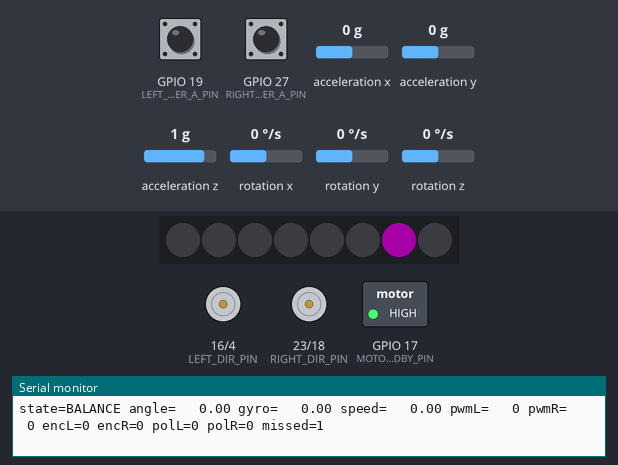
Bench run of a program on a simulated ESP32. Shown: 8 RGB LEDs in strip order, left to right, direction and speed pins drawn as motors (green arrow = direction pin HIGH = forward, orange = LOW = backward, longer = more drive, stopped while the standby pin is LOW), switched loads named in the program (green lamp = pin HIGH), the last lines printed to the serial monitor. Wiring (inferred from the names in the program): MPU-6050 motion sensor at I2C address 0x68. Inputs (shaded band) come from the test bench; at power-on: acceleration y 0 g, rotation x 0 °/s, rotation z 0 °/s, GPIO 19 (LEFT_ENCODER_A_PIN) HIGH, GPIO 27 (RIGHT_ENCODER_A_PIN) HIGH, acceleration x 0 g, acceleration z 1 g, rotation y 0 °/s. Dim RGB values are drawn brighter than linear.

Above: at 4.3 s.
4.4 s: acceleration y set to -0.8 g
At 5.1 s:
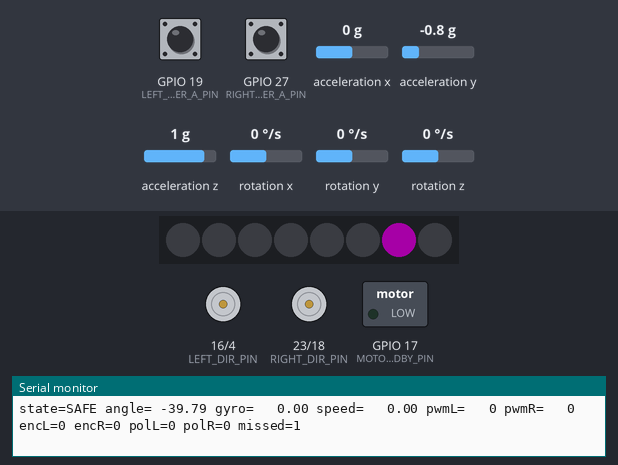
6.1 s: acceleration y set to 0 g
At 8.4 s:
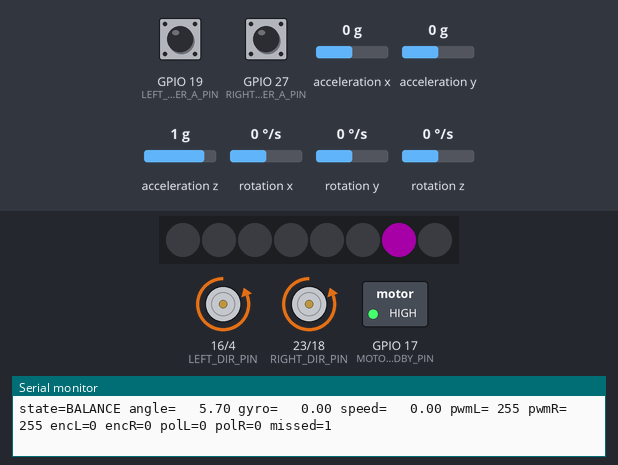
9.1 s: rotation x set to -100 °/s
At 9.7 s:
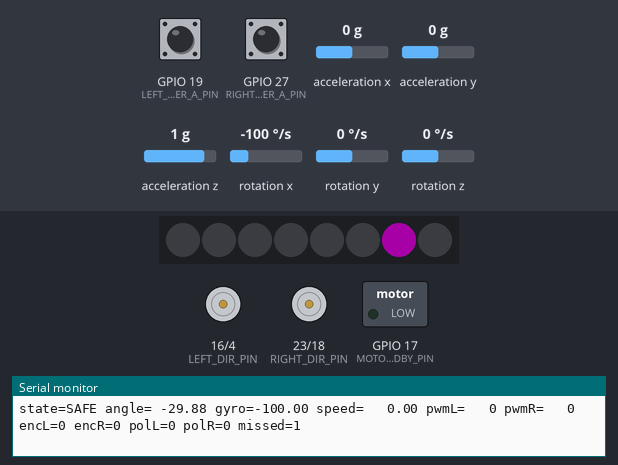
10.6 s: rotation z set to -192 °/s
13.6 s: rotation x set to 0 °/s
At 14.4 s:
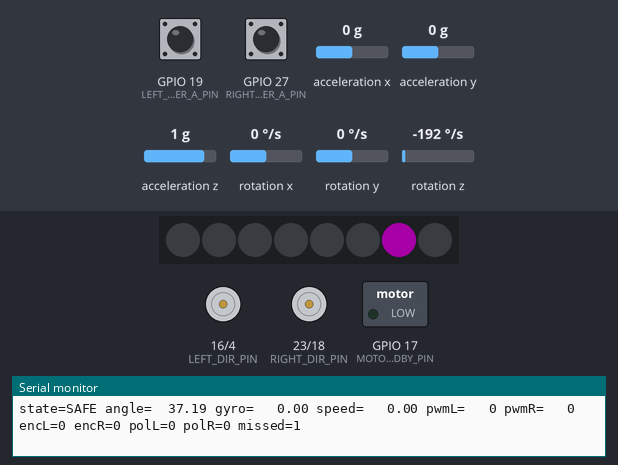
15.1 s: rotation z set to -100 °/s
Timing chart, 0 to 21.8 s (numbered marks = the images above; inputs shaded):
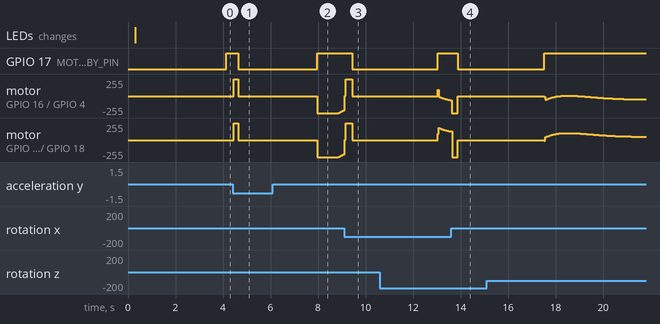

The program:

main.cpp
```cpp
#include <Arduino.h>
#include <Adafruit_NeoPixel.h>
#include <Wire.h>
#include <driver/gpio.h>

#include "balance_config.h"
#include "hardware_config.h"

namespace {

constexpr uint8_t MPU_REG_SMPLRT_DIV = 0x19;
constexpr uint8_t MPU_REG_CONFIG = 0x1A;
constexpr uint8_t MPU_REG_GYRO_CONFIG = 0x1B;
constexpr uint8_t MPU_REG_ACCEL_CONFIG = 0x1C;
constexpr uint8_t MPU_REG_ACCEL_XOUT_H = 0x3B;
constexpr uint8_t MPU_REG_PWR_MGMT_1 = 0x6B;
constexpr uint8_t MPU_REG_WHO_AM_I = 0x75;

constexpr float GYRO_SCALE_LSB_PER_DPS = 131.0F;
constexpr float RAD_TO_DEG_F = 57.2957795F;

Adafruit_NeoPixel rgbLeds(
    HardwareConfig::RGB_LED_COUNT,
    HardwareConfig::RGB_PIN,
    NEO_GRB + NEO_KHZ800);

TaskHandle_t controlTaskHandle = nullptr;
hw_timer_t* controlTimer = nullptr;
volatile int32_t leftEncoderTicks = 0;
volatile int32_t rightEncoderTicks = 0;

struct ImuSample {
    float accelerometerAngleDeg;
    float gyroXDegPerSecond;
    float gyroZDegPerSecond;
};

struct Telemetry {
    float angleDeg;
    float gyroXDegPerSecond;
    float speedFiltered;
    int16_t leftPwm;
    int16_t rightPwm;
    int32_t leftTicks;
    int32_t rightTicks;
    int8_t leftEncoderPolarity;
    int8_t rightEncoderPolarity;
    bool armed;
    bool imuOk;
    uint32_t missedPeriods;
};

Telemetry telemetry = {};
portMUX_TYPE telemetryMux = portMUX_INITIALIZER_UNLOCKED;

float gyroXOffsetDegPerSecond = 0.0F;
bool mpuReady = false;
int8_t leftMotorDirection = 0;
int8_t rightMotorDirection = 0;

class AngleKalmanFilter {
  public:
    void reset(float initialAngleDeg) {
        angleDeg_ = initialAngleDeg;
        bias_ = 0.0F;
        p00_ = 1.0F;
        p01_ = 0.0F;
        p10_ = 0.0F;
        p11_ = 1.0F;
    }

    float update(float measuredAngleDeg, float gyroRateDegPerSecond, float dtSeconds) {
        constexpr float qAngle = 0.001F;
        constexpr float qBias = 0.005F;
        constexpr float rMeasure = 0.5F;

        const float unbiasedRate = gyroRateDegPerSecond - bias_;
        angleDeg_ += dtSeconds * unbiasedRate;

        p00_ += dtSeconds * (dtSeconds * p11_ - p01_ - p10_ + qAngle);
        p01_ -= dtSeconds * p11_;
        p10_ -= dtSeconds * p11_;
        p11_ += qBias * dtSeconds;

        const float innovationCovariance = p00_ + rMeasure;
        const float gain0 = p00_ / innovationCovariance;
        const float gain1 = p10_ / innovationCovariance;
        const float innovation = measuredAngleDeg - angleDeg_;

        angleDeg_ += gain0 * innovation;
        bias_ += gain1 * innovation;

        const float p00Previous = p00_;
        const float p01Previous = p01_;
        p00_ -= gain0 * p00Previous;
        p01_ -= gain0 * p01Previous;
        p10_ -= gain1 * p00Previous;
        p11_ -= gain1 * p01Previous;

        return angleDeg_;
    }

  private:
    float angleDeg_ = 0.0F;
    float bias_ = 0.0F;
    float p00_ = 1.0F;
    float p01_ = 0.0F;
    float p10_ = 0.0F;
    float p11_ = 1.0F;
};

class EncoderPolarityEstimator {
  public:
    int32_t normalize(int32_t rawDelta, int16_t motorCommand) {
        const int8_t commandSign = signOf(motorCommand);
        if (commandSign == previousCommandSign_ && commandSign != 0) {
            if (stablePeriods_ < 255) {
                ++stablePeriods_;
            }
        } else {
            previousCommandSign_ = commandSign;
            stablePeriods_ = 0;
            evidence_ = 0;
            candidatePolarity_ = 0;
        }

        const int32_t magnitude = rawDelta < 0 ? -rawDelta : rawDelta;
        const int16_t commandMagnitude = motorCommand < 0 ? -motorCommand : motorCommand;

        if (polarity_ == 0 &&
            stablePeriods_ >= BalanceConfig::ENCODER_LEARN_STABLE_PERIODS &&
            commandMagnitude >= BalanceConfig::ENCODER_LEARN_MIN_PWM &&
            magnitude >= BalanceConfig::ENCODER_LEARN_MIN_TICKS) {
            const int8_t observedPolarity = signOf(rawDelta) * commandSign;
            if (observedPolarity == candidatePolarity_) {
                if (evidence_ < 255) {
                    ++evidence_;
                }
            } else {
                candidatePolarity_ = observedPolarity;
                evidence_ = 1;
            }

            if (evidence_ >= BalanceConfig::ENCODER_LEARN_EVIDENCE) {
                polarity_ = candidatePolarity_;
            }
        }

        if (polarity_ != 0) {
            return rawDelta * polarity_;
        }

        // Proven AVR fallback: infer direction from the command until polarity is learned.
        return magnitude * commandSign;
    }

    int8_t polarity() const {
        return polarity_;
    }

  private:
    static int8_t signOf(int32_t value) {
        return value > 0 ? 1 : (value < 0 ? -1 : 0);
    }

    int8_t polarity_ = 0;
    int8_t candidatePolarity_ = 0;
    int8_t previousCommandSign_ = 0;
    uint8_t stablePeriods_ = 0;
    uint8_t evidence_ = 0;
};

int16_t clampMotorPwm(float value) {
    if (value > BalanceConfig::MAX_MOTOR_PWM) {
        return BalanceConfig::MAX_MOTOR_PWM;
    }
    if (value < -BalanceConfig::MAX_MOTOR_PWM) {
        return -BalanceConfig::MAX_MOTOR_PWM;
    }
    return static_cast<int16_t>(lroundf(value));
}

float clampFloat(float value, float minimum, float maximum) {
    if (value < minimum) {
        return minimum;
    }
    if (value > maximum) {
        return maximum;
    }
    return value;
}

bool writeMpuRegister(uint8_t reg, uint8_t value) {
    Wire.beginTransmission(HardwareConfig::MPU6050_ADDRESS);
    Wire.write(reg);
    Wire.write(value);
    return Wire.endTransmission(true) == 0;
}

bool readMpuRegisters(uint8_t firstRegister, uint8_t* destination, size_t length) {
    Wire.beginTransmission(HardwareConfig::MPU6050_ADDRESS);
    Wire.write(firstRegister);
    if (Wire.endTransmission(false) != 0) {
        return false;
    }

    const size_t received = Wire.requestFrom(
        static_cast<int>(HardwareConfig::MPU6050_ADDRESS),
        static_cast<int>(length),
        static_cast<int>(true));
    if (received != length) {
        return false;
    }

    for (size_t index = 0; index < length; ++index) {
        destination[index] = Wire.read();
    }
    return true;
}

bool initializeMpu() {
    Wire.begin(HardwareConfig::I2C_SDA_PIN, HardwareConfig::I2C_SCL_PIN);
    Wire.setClock(400000);
    Wire.setTimeOut(5);
    delay(100);

    uint8_t identity = 0;
    if (!readMpuRegisters(MPU_REG_WHO_AM_I, &identity, 1) ||
        (identity != 0x68 && identity != 0x69)) {
        return false;
    }

    if (!writeMpuRegister(MPU_REG_PWR_MGMT_1, 0x80)) {
        return false;
    }
    delay(100);

    return writeMpuRegister(MPU_REG_PWR_MGMT_1, 0x01) &&
           writeMpuRegister(MPU_REG_CONFIG, 0x03) &&
           writeMpuRegister(MPU_REG_SMPLRT_DIV, 0x04) &&
           writeMpuRegister(MPU_REG_GYRO_CONFIG, 0x00) &&
           writeMpuRegister(MPU_REG_ACCEL_CONFIG, 0x00);
}

bool readImu(ImuSample& sample) {
    uint8_t data[14] = {};
    if (!readMpuRegisters(MPU_REG_ACCEL_XOUT_H, data, sizeof(data))) {
        return false;
    }

    const int16_t accelerationY = static_cast<int16_t>((data[2] << 8) | data[3]);
    const int16_t accelerationZ = static_cast<int16_t>((data[4] << 8) | data[5]);
    const int16_t gyroX = static_cast<int16_t>((data[8] << 8) | data[9]);
    const int16_t gyroZ = static_cast<int16_t>((data[12] << 8) | data[13]);

    sample.accelerometerAngleDeg =
        atan2f(static_cast<float>(accelerationY), static_cast<float>(accelerationZ)) *
        RAD_TO_DEG_F;
    sample.gyroXDegPerSecond =
        static_cast<float>(gyroX) / GYRO_SCALE_LSB_PER_DPS - gyroXOffsetDegPerSecond;
    sample.gyroZDegPerSecond = static_cast<float>(gyroZ) / GYRO_SCALE_LSB_PER_DPS;
    return true;
}

bool calibrateGyroscope() {
    float gyroSum = 0.0F;
    uint16_t validSamples = 0;

    for (uint16_t index = 0; index < BalanceConfig::GYRO_CALIBRATION_SAMPLES; ++index) {
        uint8_t data[14] = {};
        if (readMpuRegisters(MPU_REG_ACCEL_XOUT_H, data, sizeof(data))) {
            const int16_t gyroX = static_cast<int16_t>((data[8] << 8) | data[9]);
            gyroSum += static_cast<float>(gyroX) / GYRO_SCALE_LSB_PER_DPS;
            ++validSamples;
        }
        delay(5);
    }

    if (validSamples < BalanceConfig::GYRO_CALIBRATION_SAMPLES * 9U / 10U) {
        return false;
    }

    gyroXOffsetDegPerSecond = gyroSum / validSamples;
    return true;
}

void showIdentificationLed() {
    rgbLeds.begin();
    rgbLeds.setBrightness(HardwareConfig::IDENTIFICATION_LED_BRIGHTNESS);
    rgbLeds.clear();
    rgbLeds.setPixelColor(
        HardwareConfig::IDENTIFICATION_LED_INDEX,
        rgbLeds.Color(255, 0, 255));
    rgbLeds.show();
}

void initializeMotorDriver() {
    pinMode(HardwareConfig::LEFT_DIR_PIN, OUTPUT);
    pinMode(HardwareConfig::RIGHT_DIR_PIN, OUTPUT);
    pinMode(HardwareConfig::MOTOR_STANDBY_PIN, OUTPUT);

    digitalWrite(HardwareConfig::LEFT_DIR_PIN, LOW);
    digitalWrite(HardwareConfig::RIGHT_DIR_PIN, LOW);
    digitalWrite(HardwareConfig::MOTOR_STANDBY_PIN, LOW);

    ledcSetup(
        HardwareConfig::LEFT_PWM_CHANNEL,
        HardwareConfig::MOTOR_PWM_FREQUENCY_HZ,
        HardwareConfig::MOTOR_PWM_RESOLUTION_BITS);
    ledcSetup(
        HardwareConfig::RIGHT_PWM_CHANNEL,
        HardwareConfig::MOTOR_PWM_FREQUENCY_HZ,
        HardwareConfig::MOTOR_PWM_RESOLUTION_BITS);
    ledcAttachPin(HardwareConfig::LEFT_PWM_PIN, HardwareConfig::LEFT_PWM_CHANNEL);
    ledcAttachPin(HardwareConfig::RIGHT_PWM_PIN, HardwareConfig::RIGHT_PWM_CHANNEL);
    ledcWrite(HardwareConfig::LEFT_PWM_CHANNEL, 0);
    ledcWrite(HardwareConfig::RIGHT_PWM_CHANNEL, 0);
}

void disableMotors() {
    ledcWrite(HardwareConfig::LEFT_PWM_CHANNEL, 0);
    ledcWrite(HardwareConfig::RIGHT_PWM_CHANNEL, 0);
    digitalWrite(HardwareConfig::MOTOR_STANDBY_PIN, LOW);
    digitalWrite(HardwareConfig::LEFT_DIR_PIN, LOW);
    digitalWrite(HardwareConfig::RIGHT_DIR_PIN, LOW);
    leftMotorDirection = 0;
    rightMotorDirection = 0;
}

void enableMotors() {
    ledcWrite(HardwareConfig::LEFT_PWM_CHANNEL, 0);
    ledcWrite(HardwareConfig::RIGHT_PWM_CHANNEL, 0);
    digitalWrite(HardwareConfig::MOTOR_STANDBY_PIN, HIGH);
}

void writeMotor(
    uint8_t directionPin,
    uint8_t pwmChannel,
    int16_t command,
    int8_t& previousDirection) {
    const int8_t newDirection = command > 0 ? 1 : (command < 0 ? -1 : 0);
    if (newDirection == 0) {
        ledcWrite(pwmChannel, 0);
        return;
    }

    if (newDirection != previousDirection) {
        ledcWrite(pwmChannel, 0);
        digitalWrite(directionPin, newDirection < 0 ? HIGH : LOW);
        previousDirection = newDirection;
    }
    ledcWrite(pwmChannel, static_cast<uint8_t>(command < 0 ? -command : command));
}

void writeMotors(int16_t leftCommand, int16_t rightCommand) {
    writeMotor(
        HardwareConfig::LEFT_DIR_PIN,
        HardwareConfig::LEFT_PWM_CHANNEL,
        leftCommand,
        leftMotorDirection);
    writeMotor(
        HardwareConfig::RIGHT_DIR_PIN,
        HardwareConfig::RIGHT_PWM_CHANNEL,
        rightCommand,
        rightMotorDirection);
}

void IRAM_ATTR onLeftEncoderA() {
    const int levelA = gpio_get_level(
        static_cast<gpio_num_t>(HardwareConfig::LEFT_ENCODER_A_PIN));
    const int levelB = gpio_get_level(
        static_cast<gpio_num_t>(HardwareConfig::LEFT_ENCODER_B_PIN));
    leftEncoderTicks += levelA == levelB ? 1 : -1;
}

void IRAM_ATTR onRightEncoderA() {
    const int levelA = gpio_get_level(
        static_cast<gpio_num_t>(HardwareConfig::RIGHT_ENCODER_A_PIN));
    const int levelB = gpio_get_level(
        static_cast<gpio_num_t>(HardwareConfig::RIGHT_ENCODER_B_PIN));
    rightEncoderTicks += levelA == levelB ? 1 : -1;
}

void initializeEncoders() {
    pinMode(HardwareConfig::LEFT_ENCODER_A_PIN, INPUT);
    pinMode(HardwareConfig::LEFT_ENCODER_B_PIN, INPUT);
    pinMode(HardwareConfig::RIGHT_ENCODER_A_PIN, INPUT);
    pinMode(HardwareConfig::RIGHT_ENCODER_B_PIN, INPUT);
    attachInterrupt(
        digitalPinToInterrupt(HardwareConfig::LEFT_ENCODER_A_PIN),
        onLeftEncoderA,
        CHANGE);
    attachInterrupt(
        digitalPinToInterrupt(HardwareConfig::RIGHT_ENCODER_A_PIN),
        onRightEncoderA,
        CHANGE);
}

void publishTelemetry(const Telemetry& newTelemetry) {
    portENTER_CRITICAL(&telemetryMux);
    telemetry = newTelemetry;
    portEXIT_CRITICAL(&telemetryMux);
}

void IRAM_ATTR onControlTimer() {
    BaseType_t higherPriorityTaskWoken = pdFALSE;
    if (controlTaskHandle != nullptr) {
        vTaskNotifyGiveFromISR(controlTaskHandle, &higherPriorityTaskWoken);
    }
    if (higherPriorityTaskWoken == pdTRUE) {
        portYIELD_FROM_ISR();
    }
}

void controlTask(void*) {
    AngleKalmanFilter angleFilter;
    EncoderPolarityEstimator leftPolarity;
    EncoderPolarityEstimator rightPolarity;

    ImuSample sample = {};
    if (!readImu(sample)) {
        disableMotors();
        mpuReady = false;
        controlTaskHandle = nullptr;
        vTaskDelete(nullptr);
        return;
    }
    angleFilter.reset(sample.accelerometerAngleDeg);

    uint32_t previousMicros = micros();
    uint32_t missedPeriods = 0;
    uint8_t imuErrors = 0;
    uint8_t speedPeriodCounter = 0;
    uint16_t stableArmCycles = 0;
    int32_t previousLeftTicks = leftEncoderTicks;
    int32_t previousRightTicks = rightEncoderTicks;
    int16_t leftPwm = 0;
    int16_t rightPwm = 0;
    float speedFiltered = 0.0F;
    float speedIntegral = 0.0F;
    float speedControlOutput = 0.0F;
    float yawControlOutput = 0.0F;
    bool armed = false;

    for (;;) {
        const uint32_t timerNotifications = ulTaskNotifyTake(pdTRUE, portMAX_DELAY);
        const uint32_t nowMicros = micros();
        float dtSeconds = static_cast<float>(nowMicros - previousMicros) / 1000000.0F;
        previousMicros = nowMicros;
        dtSeconds = clampFloat(dtSeconds, 0.003F, 0.015F);

        if (timerNotifications > 1) {
            missedPeriods += timerNotifications - 1;
        }
        if (timerNotifications > BalanceConfig::MAX_TIMER_NOTIFICATIONS) {
            armed = false;
            stableArmCycles = 0;
            disableMotors();
        }

        if (!readImu(sample)) {
            if (imuErrors < 255) {
                ++imuErrors;
            }
            if (imuErrors >= BalanceConfig::MAX_CONSECUTIVE_IMU_ERRORS) {
                armed = false;
                stableArmCycles = 0;
                disableMotors();
            }
            continue;
        }
        imuErrors = 0;

        const float angleDeg = angleFilter.update(
            sample.accelerometerAngleDeg,
            sample.gyroXDegPerSecond,
            dtSeconds);

        if (!armed) {
            leftPwm = 0;
            rightPwm = 0;
            speedFiltered = 0.0F;
            speedIntegral = 0.0F;
            speedControlOutput = 0.0F;
            yawControlOutput = 0.0F;

            if (fabsf(angleDeg - BalanceConfig::ANGLE_ZERO_DEG) <=
                BalanceConfig::ARM_ANGLE_DEG) {
                if (stableArmCycles < BalanceConfig::ARM_STABLE_CYCLES) {
                    ++stableArmCycles;
                }
            } else {
                stableArmCycles = 0;
            }

            if (stableArmCycles >= BalanceConfig::ARM_STABLE_CYCLES) {
                previousLeftTicks = leftEncoderTicks;
                previousRightTicks = rightEncoderTicks;
                speedPeriodCounter = 0;
                enableMotors();
                armed = true;
            }
        } else if (fabsf(angleDeg - BalanceConfig::ANGLE_ZERO_DEG) >
                   BalanceConfig::FALL_ANGLE_DEG) {
            armed = false;
            stableArmCycles = 0;
            leftPwm = 0;
            rightPwm = 0;
            disableMotors();
        } else {
            ++speedPeriodCounter;
            if (speedPeriodCounter >= BalanceConfig::SPEED_CONTROL_DIVIDER) {
                speedPeriodCounter = 0;

                const int32_t currentLeftTicks = leftEncoderTicks;
                const int32_t currentRightTicks = rightEncoderTicks;
                const int32_t rawLeftDelta = currentLeftTicks - previousLeftTicks;
                const int32_t rawRightDelta = currentRightTicks - previousRightTicks;
                previousLeftTicks = currentLeftTicks;
                previousRightTicks = currentRightTicks;

                const int32_t leftDelta = leftPolarity.normalize(rawLeftDelta, leftPwm);
                const int32_t rightDelta = rightPolarity.normalize(rawRightDelta, rightPwm);
                const float carSpeed = 0.5F * static_cast<float>(leftDelta + rightDelta);

                speedFiltered = speedFiltered * 0.7F + carSpeed * 0.3F;
                speedIntegral += speedFiltered;
                speedIntegral = clampFloat(
                    speedIntegral,
                    -BalanceConfig::MAX_SPEED_INTEGRAL,
                    BalanceConfig::MAX_SPEED_INTEGRAL);
                speedControlOutput =
                    -BalanceConfig::KP_SPEED * speedFiltered -
                    BalanceConfig::KI_SPEED * speedIntegral;
                yawControlOutput = BalanceConfig::KD_YAW * sample.gyroZDegPerSecond;
            }

            const float balanceControlOutput =
                BalanceConfig::KP_BALANCE *
                    (angleDeg - BalanceConfig::ANGLE_ZERO_DEG) +
                BalanceConfig::KD_BALANCE * sample.gyroXDegPerSecond;

            leftPwm = clampMotorPwm(
                balanceControlOutput - speedControlOutput - yawControlOutput);
            rightPwm = clampMotorPwm(
                balanceControlOutput - speedControlOutput + yawControlOutput);
            writeMotors(leftPwm, rightPwm);
        }

        Telemetry currentTelemetry = {};
        currentTelemetry.angleDeg = angleDeg;
        currentTelemetry.gyroXDegPerSecond = sample.gyroXDegPerSecond;
        currentTelemetry.speedFiltered = speedFiltered;
        currentTelemetry.leftPwm = leftPwm;
        currentTelemetry.rightPwm = rightPwm;
        currentTelemetry.leftTicks = leftEncoderTicks;
        currentTelemetry.rightTicks = rightEncoderTicks;
        currentTelemetry.leftEncoderPolarity = leftPolarity.polarity();
        currentTelemetry.rightEncoderPolarity = rightPolarity.polarity();
        currentTelemetry.armed = armed;
        currentTelemetry.imuOk = imuErrors == 0;
        currentTelemetry.missedPeriods = missedPeriods;
        publishTelemetry(currentTelemetry);
    }
}

bool startControlSystem() {
    const BaseType_t taskResult = xTaskCreatePinnedToCore(
        controlTask,
        "balance-control",
        4096,
        nullptr,
        configMAX_PRIORITIES - 2,
        &controlTaskHandle,
        1);
    if (taskResult != pdPASS) {
        controlTaskHandle = nullptr;
        return false;
    }

    controlTimer = timerBegin(0, 80, true);
    if (controlTimer == nullptr) {
        vTaskDelete(controlTaskHandle);
        controlTaskHandle = nullptr;
        return false;
    }
    timerAttachInterrupt(controlTimer, &onControlTimer, true);
    timerAlarmWrite(controlTimer, BalanceConfig::CONTROL_PERIOD_US, true);
    timerAlarmEnable(controlTimer);
    return true;
}

}  // namespace

void setup() {
    Serial.begin(115200);
    delay(300);

    showIdentificationLed();
    initializeMotorDriver();
    initializeEncoders();

    Serial.println();
    Serial.println("Tumbler26 Balance-Firmware");
    Serial.println("LED 7 = Magenta, alle anderen RGB-LEDs aus");
    Serial.println("Motoren bleiben waehrend der MPU-Kalibrierung deaktiviert.");

    mpuReady = initializeMpu();
    if (!mpuReady) {
        Serial.println("FEHLER: MPU6050 nicht gefunden. Motoren bleiben aus.");
        return;
    }

    Serial.println("MPU-Kalibrierung: Roboter zwei Sekunden ruhig halten.");
    mpuReady = calibrateGyroscope();
    if (!mpuReady) {
        Serial.println("FEHLER: MPU-Kalibrierung fehlgeschlagen. Motoren bleiben aus.");
        return;
    }

    if (!startControlSystem()) {
        mpuReady = false;
        disableMotors();
        Serial.println("FEHLER: Regel-Task konnte nicht gestartet werden.");
        return;
    }

    Serial.printf("Gyro-X-Offset: %.3f deg/s\n", gyroXOffsetDegPerSecond);
    Serial.println("Zum Aktivieren den Roboter eine Sekunde aufrecht halten.");
}

void loop() {
    static uint32_t previousPrintMillis = 0;
    if (millis() - previousPrintMillis < 100) {
        delay(5);
        return;
    }
    previousPrintMillis = millis();

    if (!mpuReady) {
        Serial.println("Regelung inaktiv: MPU/Initialisierung nicht bereit.");
        return;
    }

    Telemetry snapshot = {};
    portENTER_CRITICAL(&telemetryMux);
    snapshot = telemetry;
    portEXIT_CRITICAL(&telemetryMux);

    Serial.printf(
        "state=%s angle=%7.2f gyro=%7.2f speed=%7.2f pwmL=%4d pwmR=%4d "
        "encL=%ld encR=%ld polL=%d polR=%d missed=%lu\n",
        snapshot.armed ? "BALANCE" : "SAFE",
        snapshot.angleDeg,
        snapshot.gyroXDegPerSecond,
        snapshot.speedFiltered,
        snapshot.leftPwm,
        snapshot.rightPwm,
        static_cast<long>(snapshot.leftTicks),
        static_cast<long>(snapshot.rightTicks),
        snapshot.leftEncoderPolarity,
        snapshot.rightEncoderPolarity,
        static_cast<unsigned long>(snapshot.missedPeriods));
}
```

Source omitted: balance_config.h (1144 bytes), hardware_config.h (1330 bytes)

Measured:
- after the input at 4.4 s, GPIO 17 (MOTOR_STANDBY_PIN): HIGH → LOW after 0.24 s; motor on GPIO 16 (LEFT_DIR_PIN) / GPIO 4 (LEFT_PWM_PIN), motor on GPIO 23 (RIGHT_DIR_PIN) / GPIO 18 (RIGHT_PWM_PIN): stopped → forward 255/255 at once, → stopped 0.20 s later
- after the input at 6.1 s, GPIO 17 (MOTOR_STANDBY_PIN): LOW → HIGH after 1.9 s
- after the input at 9.1 s, GPIO 17 (MOTOR_STANDBY_PIN): HIGH → LOW after 0.34 s
- after the input at 13.6 s, GPIO 17 (MOTOR_STANDBY_PIN): HIGH → LOW after 0.27 s
